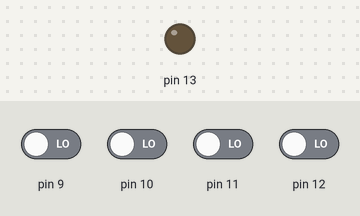
The sketch below on a simulated Arduino Uno, built with avr-gcc and run on an emulated ATmega328P. Parts: output pins drawn as LEDs (lit = HIGH). The inputs (shaded band) are chosen by the test bench; at power-on: pin 9–12 LOW.

Above: at 1.2 s.
1.3 s: pin 12 driven HIGH
At 1.7 s:
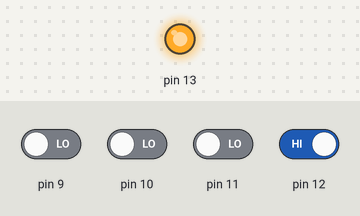
2.8 s: pin 12 driven LOW
At 4.1 s:
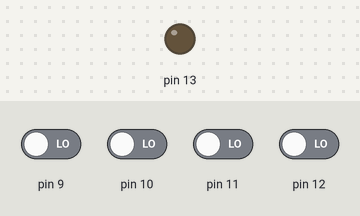
Timing chart, 0 to 5.8 s (numbered marks = the images above; inputs shaded):
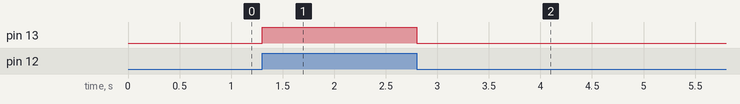

The sketch:

task4.4.ino
```cpp
byte A,B,C,D,AA;
void setup() {
  // put your setup code here, to run once:

  pinMode(13, OUTPUT);
  pinMode(11, INPUT);
  pinMode(10, INPUT);
  pinMode(9, INPUT);
  pinMode(8, INPUT);

}


void loop() {
  // put your main code here, to run repeatedly:
  A=digitalRead(12);
  B=digitalRead(11);
  C=digitalRead(10);
  D=digitalRead(9);

  AA=A&(A|B|C);
  digitalWrite(13, AA);

}
```

Measured:
- after the input at 1.3 s, pin 13: LOW → HIGH at once
- after the input at 2.8 s, pin 13: HIGH → LOW at once
